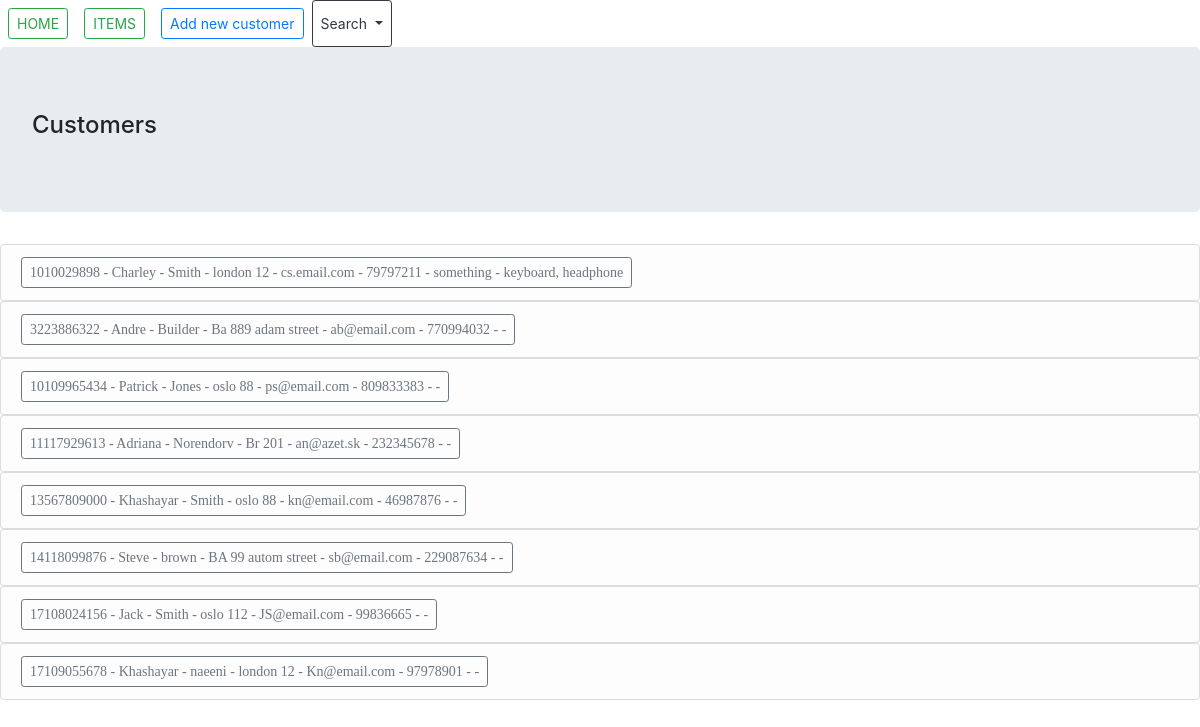
The page /customers on the database as committed earlier.
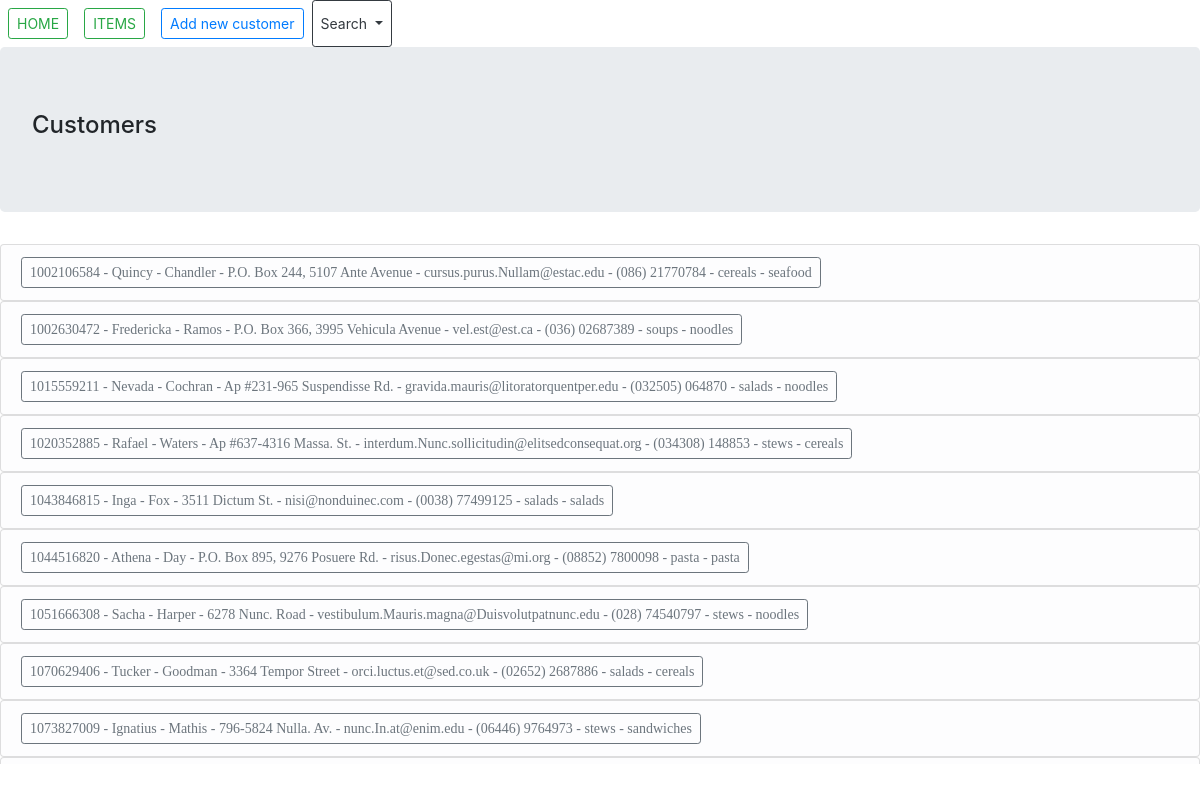
The same page on the database as committed later.
### models.py (models this page shows)
class Customer(db.Model):
    customer_id = db.Column(db.Integer, primary_key=True)
    first_name = db.Column(db.String(40), nullable=False)
    last_name = db.Column(db.String(40), nullable=False)
    address = db.Column(db.String(255), nullable=False)
    email = db.Column(db.String(80,), nullable=False, unique=True)
    phone = db.Column(db.String(30), nullable=False)
    basket = db.Column(db.String(40), nullable=True, default="None")
    buy = db.Column(db.String(40), nullable=True, default="None")
    def __repr__(self):
        return "{} - {} - {} - {} - {} - {} - {} - {}".format(self.customer_id, self.first_name, self.last_name, self.address, self.email, self.phone, self.basket, self.buy)

### app.py (the view)
@app.route("/customers", methods=["GET", "POST"])
def customers():
    form = SelectCustomerForm()
    all_customers = show_all_customers()
    return render_template("customers.html", all_customers=all_customers, form=form)

### models.py (called while the page is built)
def show_all_customers():
    all_customers = Customer.query.all()
    return all_customers

### templates/customers.html (shortened to what this page needs)
{%extends "customers_items_layout.html"%}
{%block content%}
  <nav class="navbar-fixed-top navbar-expand-lg navbar-light">
    <div class="navbar-nav navbar-fixed-top">
      <a class="nav-item nav-link" href="{{ url_for('home') }}"><button class="btn btn-outline-success btn-sm" type="button">HOME</button></a>
      <a class="nav-item nav-link" href="{{ url_for('items') }}"><button class="btn btn-outline-success btn-sm" type="button">ITEMS</button></a>
      <a class="nav-item nav-link" href="{{ url_for('add_new_customer') }}"><button class="btn btn-outline-primary btn-sm" type="button">Add new customer</button></a>
      <button class="btn  btn-outline-dark btn-sm dropdown-toggle" type="button" id="dropdownMenuButton" data-toggle="dropdown" aria-haspopup="true" aria-expanded="false">
        Search
      </button>
    </div>
  </nav>
<div class="jumbotron">
  <h4>Customers</h4>
</div>
<div style="height:520px;width:520  px;font:16px/26px Georgia, Garamond, Serif;overflow:auto;">
  <strong>{%for customer in all_customers%}</strong>
  <ul class="list-group">
    <li class="list-group-item list-group-item-light"> <a href={{customer.customer_id}}> <button class="btn btn-sm btn-outline-secondary" type="button">{{customer}}</button> </a></li>
  </ul>
  {%endfor%}
</div>
{%endblock content%}

### templates/customers_items_layout.html (shortened to what this page needs)
<!DOCTYPE html>
<html lang="en" dir="ltr">
  <head>
    <link rel="stylesheet" href="https://maxcdn.bootstrapcdn.com/bootstrap/4.0.0/css/bootstrap.min.css">
  </head>
  <body>
  </body>
  {%block content%}
  {%endblock %}
</html>

Rows that differ between the two databases and show on the page:
removed Customer: customer_id+first_name+last_name "1010029898 - Charley - Smith - london 12 - cs.email.com - 79797211 - something - keyboard, headphone"
removed Customer: customer_id+first_name+last_name "3223886322 - Andre - Builder - Ba 889 adam street - ab@email.com - 770994032 - -"
removed Customer: customer_id+first_name+last_name "10109965434 - Patrick - Jones - oslo 88 - ps@email.com - 809833383 - -"
removed Customer: customer_id+first_name+last_name "11117929613 - Adriana - Norendorv - Br 201 - an@azet.sk - 232345678 - -"
removed Customer: customer_id+first_name+last_name "13567809000 - Khashayar - Smith - oslo 88 - kn@email.com - 46987876 - -"
removed Customer: customer_id+first_name+last_name "14118099876 - Steve - brown - BA 99 autom street - sb@email.com - 229087634 - -"
removed Customer: customer_id+first_name+last_name "17108024156 - Jack - Smith - oslo 112 - JS@email.com - 99836665 - -"
removed Customer: customer_id+first_name+last_name "17109055678 - Khashayar - naeeni - london 12 - Kn@email.com - 97978901 - -"
added Customer: customer_id+first_name+last_name "1002106584 - Quincy - Chandler - P.O. Box 244, 5107 Ante Avenue - cursus.purus.Nullam@estac.edu - (086) 21770784 - cereals - seafood"
added Customer: customer_id+first_name+last_name "1002630472 - Fredericka - Ramos - P.O. Box 366, 3995 Vehicula Avenue - vel.est@est.ca - (036) 02687389 - soups - noodles"
added Customer: customer_id+first_name+last_name "1015559211 - Nevada - Cochran - Ap #231-965 Suspendisse Rd. - gravida.mauris@litoratorquentper.edu - (032505) 064870 - salads - noodles"
added Customer: customer_id+first_name+last_name "1020352885 - Rafael - Waters - Ap #637-4316 Massa. St. - interdum.Nunc.sollicitudin@elitsedconsequat.org - (034308) 148853 - stews - cereals"
added Customer: customer_id+first_name+last_name "1043846815 - Inga - Fox - 3511 Dictum St. - nisi@nonduinec.com - (0038) 77499125 - salads - salads"
added Customer: customer_id+first_name+last_name "1044516820 - Athena - Day - P.O. Box 895, 9276 Posuere Rd. - risus.Donec.egestas@mi.org - (08852) 7800098 - pasta - pasta"
added Customer: customer_id+first_name+last_name "1051666308 - Sacha - Harper - 6278 Nunc. Road - vestibulum.Mauris.magna@Duisvolutpatnunc.edu - (028) 74540797 - stews - noodles"
added Customer: customer_id+first_name+last_name "1070629406 - Tucker - Goodman - 3364 Tempor Street - orci.luctus.et@sed.co.uk - (02652) 2687886 - salads - cereals"
added Customer: customer_id+first_name+last_name "1073827009 - Ignatius - Mathis - 796-5824 Nulla. Av. - nunc.In.at@enim.edu - (06446) 9764973 - stews - sandwiches"
